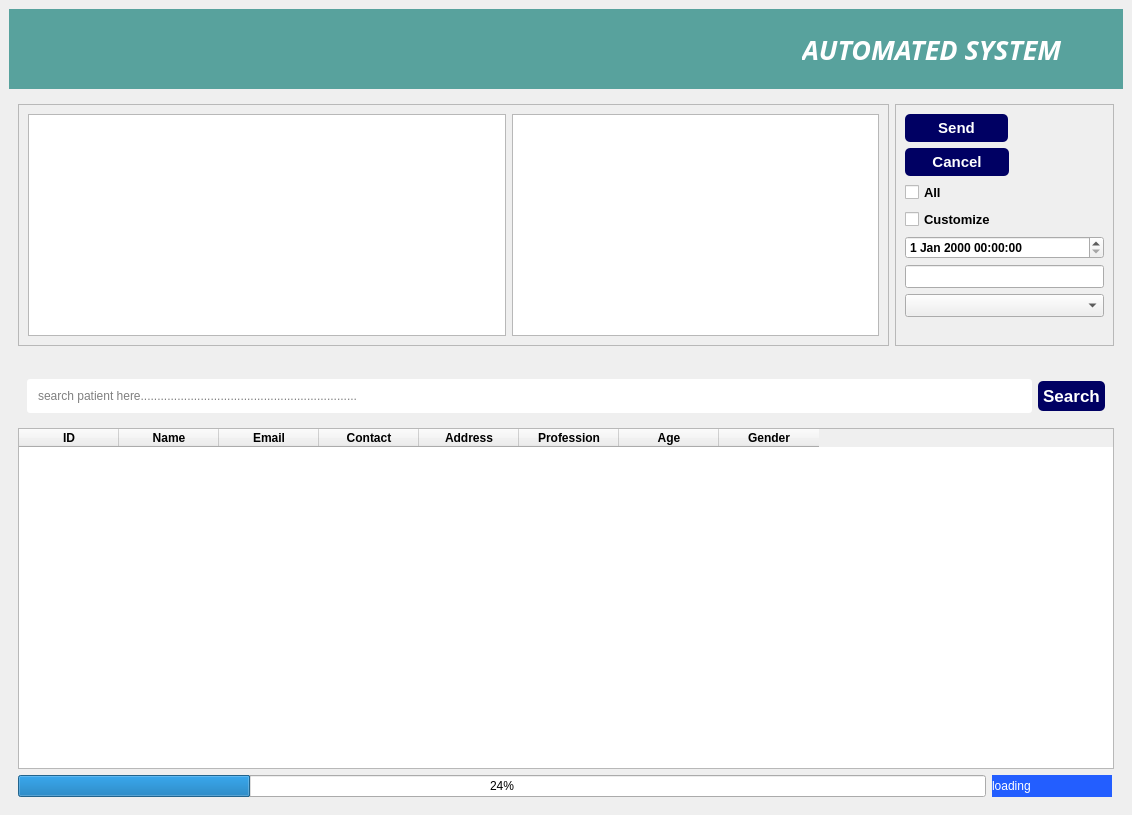
<?xml version="1.0" encoding="UTF-8"?>
<ui version="4.0">
 <class>MainWindow</class>
 <widget class="QMainWindow" name="MainWindow">
  <property name="geometry">
   <rect>
    <x>0</x>
    <y>0</y>
    <width>1132</width>
    <height>815</height>
   </rect>
  </property>
  <property name="windowTitle">
   <string>MainWindow</string>
  </property>
  <widget class="QWidget" name="centralwidget">
   <layout class="QVBoxLayout" name="verticalLayout_2">
    <item>
     <widget class="QWidget" name="header_part" native="true">
      <property name="minimumSize">
       <size>
        <width>500</width>
        <height>80</height>
       </size>
      </property>
      <property name="styleSheet">
       <string notr="true">background-color: rgb(88, 162, 157);
</string>
      </property>
      <layout class="QHBoxLayout" name="horizontalLayout">
       <item alignment="Qt::AlignLeft|Qt::AlignVCenter">
        <widget class="QLabel" name="label_2">
         <property name="minimumSize">
          <size>
           <width>70</width>
           <height>70</height>
          </size>
         </property>
         <property name="maximumSize">
          <size>
           <width>80</width>
           <height>80</height>
          </size>
         </property>
         <property name="text">
          <string/>
         </property>
         <property name="pixmap">
          <pixmap resource="../static.qrc">:/logo/images/whatsapp_48px.png</pixmap>
         </property>
         <property name="scaledContents">
          <bool>true</bool>
         </property>
        </widget>
       </item>
       <item>
        <widget class="QLabel" name="label">
         <property name="minimumSize">
          <size>
           <width>312</width>
           <height>30</height>
          </size>
         </property>
         <property name="maximumSize">
          <size>
           <width>303</width>
           <height>16777215</height>
          </size>
         </property>
         <property name="font">
          <font>
           <family>Segoe UI Light</family>
           <pointsize>20</pointsize>
           <italic>true</italic>
           <bold>true</bold>
           <underline>false</underline>
           <strikeout>false</strikeout>
           <kerning>true</kerning>
          </font>
         </property>
         <property name="styleSheet">
          <string notr="true">color: rgb(255, 255, 255);
</string>
         </property>
         <property name="text">
          <string>AUTOMATED SYSTEM</string>
         </property>
        </widget>
       </item>
      </layout>
     </widget>
    </item>
    <item>
     <widget class="QWidget" name="details" native="true">
      <property name="minimumSize">
       <size>
        <width>700</width>
        <height>260</height>
       </size>
      </property>
      <property name="styleSheet">
       <string notr="true"/>
      </property>
      <layout class="QHBoxLayout" name="horizontalLayout_3">
       <item>
        <widget class="QFrame" name="frame_box">
         <property name="frameShape">
          <enum>QFrame::StyledPanel</enum>
         </property>
         <property name="frameShadow">
          <enum>QFrame::Raised</enum>
         </property>
         <layout class="QHBoxLayout" name="horizontalLayout_2">
          <item>
           <widget class="QTextEdit" name="message_box">
            <property name="minimumSize">
             <size>
              <width>478</width>
              <height>0</height>
             </size>
            </property>
           </widget>
          </item>
          <item>
           <widget class="QListView" name="list_message_sent">
            <property name="minimumSize">
             <size>
              <width>367</width>
              <height>0</height>
             </size>
            </property>
           </widget>
          </item>
         </layout>
        </widget>
       </item>
       <item>
        <widget class="QFrame" name="actionbuttons">
         <property name="minimumSize">
          <size>
           <width>153</width>
           <height>71</height>
          </size>
         </property>
         <property name="frameShape">
          <enum>QFrame::StyledPanel</enum>
         </property>
         <property name="frameShadow">
          <enum>QFrame::Raised</enum>
         </property>
         <layout class="QFormLayout" name="formLayout">
          <item row="0" column="0">
           <widget class="QPushButton" name="send_message">
            <property name="minimumSize">
             <size>
              <width>103</width>
              <height>0</height>
             </size>
            </property>
            <property name="font">
             <font>
              <pointsize>11</pointsize>
              <bold>true</bold>
             </font>
            </property>
            <property name="styleSheet">
             <string notr="true">QPushButton{
	border: none;
	border-radius: 5px;
	background-color: rgb(0, 0, 99);
	padding: 5px;
	font-weight: 900;
	color: rgb(255, 255, 255);
}</string>
            </property>
            <property name="text">
             <string>Send</string>
            </property>
            <property name="icon">
             <iconset resource="../static.qrc">
              <normaloff>:/logo/images/ok_50px.png</normaloff>:/logo/images/ok_50px.png</iconset>
            </property>
            <property name="iconSize">
             <size>
              <width>25</width>
              <height>25</height>
             </size>
            </property>
           </widget>
          </item>
          <item row="1" column="0">
           <widget class="QPushButton" name="cancel_message">
            <property name="minimumSize">
             <size>
              <width>104</width>
              <height>0</height>
             </size>
            </property>
            <property name="font">
             <font>
              <pointsize>11</pointsize>
              <bold>true</bold>
             </font>
            </property>
            <property name="styleSheet">
             <string notr="true">QPushButton{
	border: none;
	border-radius: 5px;
	background-color: rgb(0, 0, 99);
	padding: 5px;
	font-weight: 900;
	color: rgb(255, 255, 255);
}</string>
            </property>
            <property name="text">
             <string>Cancel</string>
            </property>
            <property name="icon">
             <iconset resource="../static.qrc">
              <normaloff>:/logo/images/clear_symbol_48px.png</normaloff>:/logo/images/clear_symbol_48px.png</iconset>
            </property>
            <property name="iconSize">
             <size>
              <width>25</width>
              <height>25</height>
             </size>
            </property>
           </widget>
          </item>
          <item row="2" column="0">
           <widget class="QCheckBox" name="all_checkBox">
            <property name="font">
             <font>
              <pointsize>10</pointsize>
              <bold>true</bold>
             </font>
            </property>
            <property name="text">
             <string>All</string>
            </property>
           </widget>
          </item>
          <item row="3" column="0">
           <widget class="QCheckBox" name="customize_checkBox">
            <property name="font">
             <font>
              <pointsize>10</pointsize>
              <bold>true</bold>
             </font>
            </property>
            <property name="text">
             <string>Customize</string>
            </property>
           </widget>
          </item>
          <item row="4" column="0" colspan="2">
           <widget class="QDateTimeEdit" name="dateTimeEdit">
            <property name="font">
             <font>
              <bold>true</bold>
             </font>
            </property>
           </widget>
          </item>
          <item row="5" column="0" colspan="2">
           <widget class="QLineEdit" name="group_name_input">
            <property name="font">
             <font>
              <pointsize>10</pointsize>
              <bold>true</bold>
             </font>
            </property>
           </widget>
          </item>
          <item row="6" column="0" colspan="2">
           <widget class="QComboBox" name="group_dropdown">
            <property name="font">
             <font>
              <pointsize>10</pointsize>
              <bold>true</bold>
             </font>
            </property>
           </widget>
          </item>
         </layout>
        </widget>
       </item>
      </layout>
     </widget>
    </item>
    <item>
     <widget class="QWidget" name="patient_table" native="true">
      <property name="minimumSize">
       <size>
        <width>1053</width>
        <height>445</height>
       </size>
      </property>
      <property name="styleSheet">
       <string notr="true"/>
      </property>
      <layout class="QVBoxLayout" name="verticalLayout">
       <item>
        <widget class="QFrame" name="frame">
         <property name="minimumSize">
          <size>
           <width>0</width>
           <height>44</height>
          </size>
         </property>
         <property name="styleSheet">
          <string notr="true">background-color: none;
border: none;</string>
         </property>
         <property name="frameShape">
          <enum>QFrame::StyledPanel</enum>
         </property>
         <property name="frameShadow">
          <enum>QFrame::Raised</enum>
         </property>
         <layout class="QHBoxLayout" name="horizontalLayout_4">
          <item>
           <widget class="QLineEdit" name="search_bar">
            <property name="styleSheet">
             <string notr="true">border: 1px solod black;
border-radius: 3px;
color: rgb(0, 0, 0);
padding: 9px;
background-color: rgb(255, 255, 255);</string>
            </property>
            <property name="placeholderText">
             <string>search patient here.................................................................</string>
            </property>
           </widget>
          </item>
          <item>
           <widget class="QPushButton" name="search_btn">
            <property name="font">
             <font>
              <pointsize>13</pointsize>
              <bold>true</bold>
             </font>
            </property>
            <property name="styleSheet">
             <string notr="true">QPushButton{
	border: none;
	border-radius: 5px;
	background-color: rgb(0, 0, 99);
	padding: 5px;
color: white
}</string>
            </property>
            <property name="text">
             <string>Search</string>
            </property>
           </widget>
          </item>
         </layout>
        </widget>
       </item>
       <item>
        <widget class="QTableWidget" name="tableWidget">
         <property name="font">
          <font>
           <bold>true</bold>
          </font>
         </property>
         <property name="tabletTracking">
          <bool>false</bool>
         </property>
         <property name="sortingEnabled">
          <bool>true</bool>
         </property>
         <column>
          <property name="text">
           <string>ID</string>
          </property>
          <property name="font">
           <font>
            <bold>true</bold>
           </font>
          </property>
         </column>
         <column>
          <property name="text">
           <string>Name</string>
          </property>
          <property name="font">
           <font>
            <bold>true</bold>
           </font>
          </property>
         </column>
         <column>
          <property name="text">
           <string>Email</string>
          </property>
          <property name="font">
           <font>
            <bold>true</bold>
           </font>
          </property>
         </column>
         <column>
          <property name="text">
           <string>Contact</string>
          </property>
          <property name="font">
           <font>
            <bold>true</bold>
           </font>
          </property>
         </column>
         <column>
          <property name="text">
           <string>Address</string>
          </property>
          <property name="font">
           <font>
            <bold>true</bold>
           </font>
          </property>
         </column>
         <column>
          <property name="text">
           <string>Profession</string>
          </property>
          <property name="font">
           <font>
            <bold>true</bold>
           </font>
          </property>
         </column>
         <column>
          <property name="text">
           <string>Age</string>
          </property>
          <property name="font">
           <font>
            <bold>true</bold>
           </font>
          </property>
         </column>
         <column>
          <property name="text">
           <string>Gender</string>
          </property>
          <property name="font">
           <font>
            <bold>true</bold>
           </font>
          </property>
         </column>
        </widget>
       </item>
       <item>
        <layout class="QFormLayout" name="formLayout_2">
         <property name="leftMargin">
          <number>0</number>
         </property>
         <item row="0" column="0">
          <widget class="QProgressBar" name="progressBar">
           <property name="minimumSize">
            <size>
             <width>968</width>
             <height>0</height>
            </size>
           </property>
           <property name="value">
            <number>24</number>
           </property>
          </widget>
         </item>
         <item row="0" column="1">
          <widget class="QLabel" name="label_3">
           <property name="minimumSize">
            <size>
             <width>120</width>
             <height>0</height>
            </size>
           </property>
           <property name="maximumSize">
            <size>
             <width>120</width>
             <height>16777215</height>
            </size>
           </property>
           <property name="styleSheet">
            <string notr="true">background-color: rgb(35, 94, 255);
color: white;
</string>
           </property>
           <property name="text">
            <string>loading</string>
           </property>
          </widget>
         </item>
        </layout>
       </item>
      </layout>
     </widget>
    </item>
   </layout>
  </widget>
 </widget>
 <resources>
  <include location="../static.qrc"/>
  <include location="../../../.designer/static.qrc"/>
 </resources>
 <connections/>
</ui>
